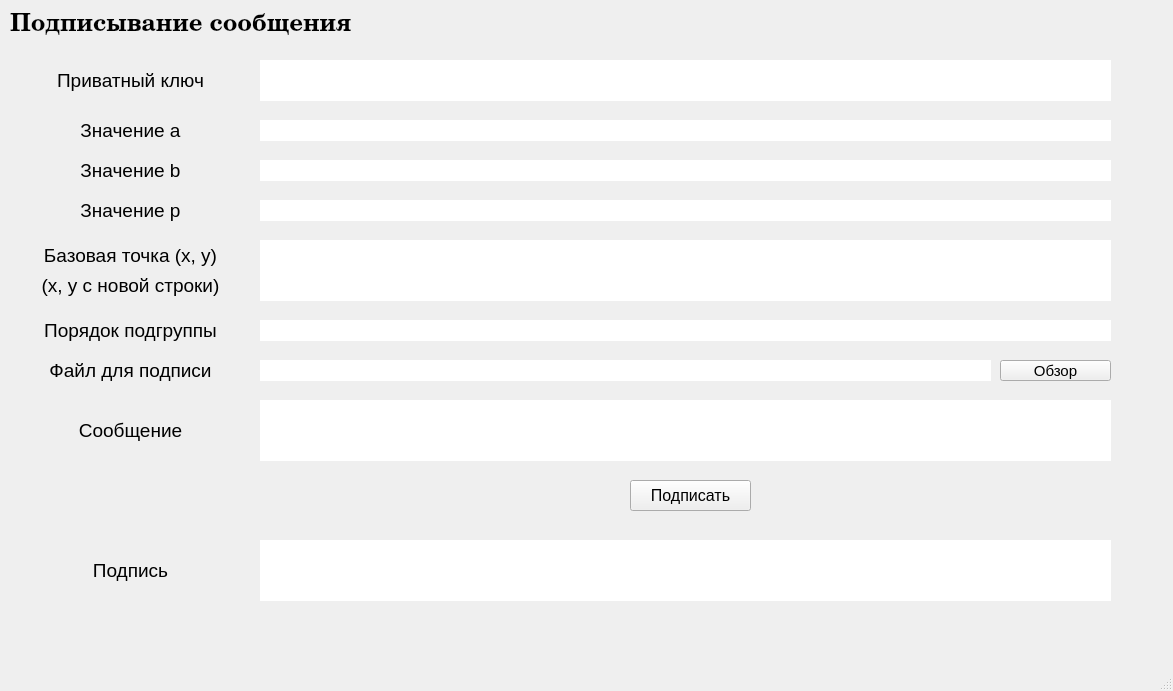
<?xml version="1.0" encoding="UTF-8"?>
<ui version="4.0">
 <class>MainWindow</class>
 <widget class="QMainWindow" name="MainWindow">
  <property name="geometry">
   <rect>
    <x>0</x>
    <y>0</y>
    <width>1173</width>
    <height>691</height>
   </rect>
  </property>
  <property name="windowTitle">
   <string>MainWindow</string>
  </property>
  <widget class="QWidget" name="centralwidget">
   <widget class="QLabel" name="label_6">
    <property name="geometry">
     <rect>
      <x>10</x>
      <y>10</y>
      <width>671</width>
      <height>31</height>
     </rect>
    </property>
    <property name="font">
     <font>
      <family>Century</family>
      <pointsize>18</pointsize>
      <weight>75</weight>
      <bold>true</bold>
     </font>
    </property>
    <property name="frameShape">
     <enum>QFrame::NoFrame</enum>
    </property>
    <property name="text">
     <string>Подписывание сообщения</string>
    </property>
    <property name="textFormat">
     <enum>Qt::AutoText</enum>
    </property>
    <property name="alignment">
     <set>Qt::AlignLeading|Qt::AlignLeft|Qt::AlignVCenter</set>
    </property>
    <property name="openExternalLinks">
     <bool>false</bool>
    </property>
   </widget>
   <widget class="QLabel" name="label_7">
    <property name="geometry">
     <rect>
      <x>0</x>
      <y>60</y>
      <width>261</width>
      <height>41</height>
     </rect>
    </property>
    <property name="font">
     <font>
      <pointsize>14</pointsize>
     </font>
    </property>
    <property name="text">
     <string>Приватный ключ</string>
    </property>
    <property name="alignment">
     <set>Qt::AlignCenter</set>
    </property>
   </widget>
   <widget class="QLineEdit" name="InputPrivateKeyLine">
    <property name="geometry">
     <rect>
      <x>260</x>
      <y>60</y>
      <width>851</width>
      <height>41</height>
     </rect>
    </property>
    <property name="font">
     <font>
      <pointsize>11</pointsize>
     </font>
    </property>
    <property name="cursor">
     <cursorShape>ArrowCursor</cursorShape>
    </property>
    <property name="accessibleDescription">
     <string/>
    </property>
    <property name="inputMask">
     <string/>
    </property>
    <property name="text">
     <string/>
    </property>
    <property name="frame">
     <bool>false</bool>
    </property>
    <property name="echoMode">
     <enum>QLineEdit::Password</enum>
    </property>
   </widget>
   <widget class="QLineEdit" name="InputA">
    <property name="geometry">
     <rect>
      <x>260</x>
      <y>120</y>
      <width>851</width>
      <height>21</height>
     </rect>
    </property>
    <property name="font">
     <font>
      <pointsize>11</pointsize>
     </font>
    </property>
    <property name="frame">
     <bool>false</bool>
    </property>
   </widget>
   <widget class="QLabel" name="label_10">
    <property name="geometry">
     <rect>
      <x>0</x>
      <y>150</y>
      <width>261</width>
      <height>41</height>
     </rect>
    </property>
    <property name="font">
     <font>
      <pointsize>14</pointsize>
     </font>
    </property>
    <property name="text">
     <string>Значение b</string>
    </property>
    <property name="alignment">
     <set>Qt::AlignCenter</set>
    </property>
   </widget>
   <widget class="QLineEdit" name="InputB">
    <property name="geometry">
     <rect>
      <x>260</x>
      <y>160</y>
      <width>851</width>
      <height>21</height>
     </rect>
    </property>
    <property name="font">
     <font>
      <pointsize>11</pointsize>
     </font>
    </property>
    <property name="text">
     <string/>
    </property>
    <property name="frame">
     <bool>false</bool>
    </property>
   </widget>
   <widget class="QLabel" name="label_8">
    <property name="geometry">
     <rect>
      <x>0</x>
      <y>190</y>
      <width>261</width>
      <height>41</height>
     </rect>
    </property>
    <property name="font">
     <font>
      <pointsize>14</pointsize>
     </font>
    </property>
    <property name="text">
     <string>Значение p</string>
    </property>
    <property name="alignment">
     <set>Qt::AlignCenter</set>
    </property>
   </widget>
   <widget class="QLineEdit" name="InputP">
    <property name="geometry">
     <rect>
      <x>260</x>
      <y>200</y>
      <width>851</width>
      <height>21</height>
     </rect>
    </property>
    <property name="font">
     <font>
      <pointsize>11</pointsize>
     </font>
    </property>
    <property name="text">
     <string/>
    </property>
    <property name="frame">
     <bool>false</bool>
    </property>
   </widget>
   <widget class="QLabel" name="label_11">
    <property name="geometry">
     <rect>
      <x>0</x>
      <y>240</y>
      <width>261</width>
      <height>31</height>
     </rect>
    </property>
    <property name="font">
     <font>
      <pointsize>14</pointsize>
     </font>
    </property>
    <property name="text">
     <string>Базовая точка (x, y)</string>
    </property>
    <property name="alignment">
     <set>Qt::AlignCenter</set>
    </property>
   </widget>
   <widget class="QLabel" name="label_12">
    <property name="geometry">
     <rect>
      <x>0</x>
      <y>270</y>
      <width>261</width>
      <height>31</height>
     </rect>
    </property>
    <property name="font">
     <font>
      <pointsize>14</pointsize>
     </font>
    </property>
    <property name="text">
     <string>(x, y с новой строки)</string>
    </property>
    <property name="alignment">
     <set>Qt::AlignCenter</set>
    </property>
   </widget>
   <widget class="QTextEdit" name="InputBasePoint">
    <property name="geometry">
     <rect>
      <x>260</x>
      <y>240</y>
      <width>851</width>
      <height>61</height>
     </rect>
    </property>
    <property name="font">
     <font>
      <pointsize>11</pointsize>
     </font>
    </property>
    <property name="frameShape">
     <enum>QFrame::NoFrame</enum>
    </property>
    <property name="html">
     <string>&lt;!DOCTYPE HTML PUBLIC &quot;-//W3C//DTD HTML 4.0//EN&quot; &quot;http://www.w3.org/TR/REC-html40/strict.dtd&quot;&gt;
&lt;html&gt;&lt;head&gt;&lt;meta name=&quot;qrichtext&quot; content=&quot;1&quot; /&gt;&lt;style type=&quot;text/css&quot;&gt;
p, li { white-space: pre-wrap; }
&lt;/style&gt;&lt;/head&gt;&lt;body style=&quot; font-family:'MS Shell Dlg 2'; font-size:11pt; font-weight:400; font-style:normal;&quot;&gt;
&lt;p style=&quot;-qt-paragraph-type:empty; margin-top:0px; margin-bottom:0px; margin-left:0px; margin-right:0px; -qt-block-indent:0; text-indent:0px; font-family:'Century'; font-size:10pt;&quot;&gt;&lt;br /&gt;&lt;/p&gt;&lt;/body&gt;&lt;/html&gt;</string>
    </property>
   </widget>
   <widget class="QLabel" name="label_13">
    <property name="geometry">
     <rect>
      <x>0</x>
      <y>310</y>
      <width>261</width>
      <height>41</height>
     </rect>
    </property>
    <property name="font">
     <font>
      <pointsize>14</pointsize>
     </font>
    </property>
    <property name="text">
     <string>Порядок подгруппы</string>
    </property>
    <property name="alignment">
     <set>Qt::AlignCenter</set>
    </property>
   </widget>
   <widget class="QLineEdit" name="InputSubgroupOrder">
    <property name="geometry">
     <rect>
      <x>260</x>
      <y>320</y>
      <width>851</width>
      <height>21</height>
     </rect>
    </property>
    <property name="font">
     <font>
      <pointsize>11</pointsize>
     </font>
    </property>
    <property name="text">
     <string/>
    </property>
    <property name="frame">
     <bool>false</bool>
    </property>
   </widget>
   <widget class="QLabel" name="label_14">
    <property name="geometry">
     <rect>
      <x>0</x>
      <y>410</y>
      <width>261</width>
      <height>41</height>
     </rect>
    </property>
    <property name="font">
     <font>
      <family>MS Shell Dlg 2</family>
      <pointsize>14</pointsize>
     </font>
    </property>
    <property name="text">
     <string>Сообщение</string>
    </property>
    <property name="alignment">
     <set>Qt::AlignCenter</set>
    </property>
   </widget>
   <widget class="QPushButton" name="Sign">
    <property name="geometry">
     <rect>
      <x>630</x>
      <y>480</y>
      <width>121</width>
      <height>31</height>
     </rect>
    </property>
    <property name="font">
     <font>
      <pointsize>12</pointsize>
     </font>
    </property>
    <property name="text">
     <string>Подписать</string>
    </property>
   </widget>
   <widget class="QLabel" name="label_9">
    <property name="geometry">
     <rect>
      <x>0</x>
      <y>110</y>
      <width>261</width>
      <height>41</height>
     </rect>
    </property>
    <property name="font">
     <font>
      <pointsize>14</pointsize>
     </font>
    </property>
    <property name="text">
     <string>Значение a</string>
    </property>
    <property name="alignment">
     <set>Qt::AlignCenter</set>
    </property>
   </widget>
   <widget class="QTextEdit" name="InputMessage">
    <property name="geometry">
     <rect>
      <x>260</x>
      <y>400</y>
      <width>851</width>
      <height>61</height>
     </rect>
    </property>
    <property name="font">
     <font>
      <pointsize>11</pointsize>
     </font>
    </property>
    <property name="frameShape">
     <enum>QFrame::NoFrame</enum>
    </property>
    <property name="html">
     <string>&lt;!DOCTYPE HTML PUBLIC &quot;-//W3C//DTD HTML 4.0//EN&quot; &quot;http://www.w3.org/TR/REC-html40/strict.dtd&quot;&gt;
&lt;html&gt;&lt;head&gt;&lt;meta name=&quot;qrichtext&quot; content=&quot;1&quot; /&gt;&lt;style type=&quot;text/css&quot;&gt;
p, li { white-space: pre-wrap; }
&lt;/style&gt;&lt;/head&gt;&lt;body style=&quot; font-family:'MS Shell Dlg 2'; font-size:11pt; font-weight:400; font-style:normal;&quot;&gt;
&lt;p style=&quot;-qt-paragraph-type:empty; margin-top:0px; margin-bottom:0px; margin-left:0px; margin-right:0px; -qt-block-indent:0; text-indent:0px; font-family:'Century'; font-size:10pt;&quot;&gt;&lt;br /&gt;&lt;/p&gt;&lt;/body&gt;&lt;/html&gt;</string>
    </property>
   </widget>
   <widget class="QTextEdit" name="YourSign">
    <property name="geometry">
     <rect>
      <x>260</x>
      <y>540</y>
      <width>851</width>
      <height>61</height>
     </rect>
    </property>
    <property name="font">
     <font>
      <pointsize>11</pointsize>
     </font>
    </property>
    <property name="frameShape">
     <enum>QFrame::NoFrame</enum>
    </property>
    <property name="readOnly">
     <bool>true</bool>
    </property>
    <property name="html">
     <string>&lt;!DOCTYPE HTML PUBLIC &quot;-//W3C//DTD HTML 4.0//EN&quot; &quot;http://www.w3.org/TR/REC-html40/strict.dtd&quot;&gt;
&lt;html&gt;&lt;head&gt;&lt;meta name=&quot;qrichtext&quot; content=&quot;1&quot; /&gt;&lt;style type=&quot;text/css&quot;&gt;
p, li { white-space: pre-wrap; }
&lt;/style&gt;&lt;/head&gt;&lt;body style=&quot; font-family:'MS Shell Dlg 2'; font-size:11pt; font-weight:400; font-style:normal;&quot;&gt;
&lt;p style=&quot;-qt-paragraph-type:empty; margin-top:0px; margin-bottom:0px; margin-left:0px; margin-right:0px; -qt-block-indent:0; text-indent:0px; font-family:'Century'; font-size:10pt;&quot;&gt;&lt;br /&gt;&lt;/p&gt;&lt;/body&gt;&lt;/html&gt;</string>
    </property>
   </widget>
   <widget class="QLabel" name="label_15">
    <property name="geometry">
     <rect>
      <x>0</x>
      <y>550</y>
      <width>261</width>
      <height>41</height>
     </rect>
    </property>
    <property name="font">
     <font>
      <family>MS Shell Dlg 2</family>
      <pointsize>14</pointsize>
     </font>
    </property>
    <property name="text">
     <string>Подпись</string>
    </property>
    <property name="alignment">
     <set>Qt::AlignCenter</set>
    </property>
   </widget>
   <widget class="QLabel" name="label_16">
    <property name="geometry">
     <rect>
      <x>0</x>
      <y>350</y>
      <width>261</width>
      <height>41</height>
     </rect>
    </property>
    <property name="font">
     <font>
      <family>MS Shell Dlg 2</family>
      <pointsize>14</pointsize>
     </font>
    </property>
    <property name="text">
     <string>Файл для подписи</string>
    </property>
    <property name="alignment">
     <set>Qt::AlignCenter</set>
    </property>
   </widget>
   <widget class="QLineEdit" name="InputFile">
    <property name="geometry">
     <rect>
      <x>260</x>
      <y>360</y>
      <width>731</width>
      <height>21</height>
     </rect>
    </property>
    <property name="font">
     <font>
      <pointsize>11</pointsize>
     </font>
    </property>
    <property name="text">
     <string/>
    </property>
    <property name="frame">
     <bool>false</bool>
    </property>
   </widget>
   <widget class="QPushButton" name="File">
    <property name="geometry">
     <rect>
      <x>1000</x>
      <y>360</y>
      <width>111</width>
      <height>21</height>
     </rect>
    </property>
    <property name="font">
     <font>
      <pointsize>11</pointsize>
     </font>
    </property>
    <property name="text">
     <string>Обзор</string>
    </property>
   </widget>
  </widget>
  <widget class="QMenuBar" name="menubar">
   <property name="geometry">
    <rect>
     <x>0</x>
     <y>0</y>
     <width>1173</width>
     <height>18</height>
    </rect>
   </property>
  </widget>
  <widget class="QStatusBar" name="statusbar"/>
 </widget>
 <resources/>
 <connections/>
</ui>
